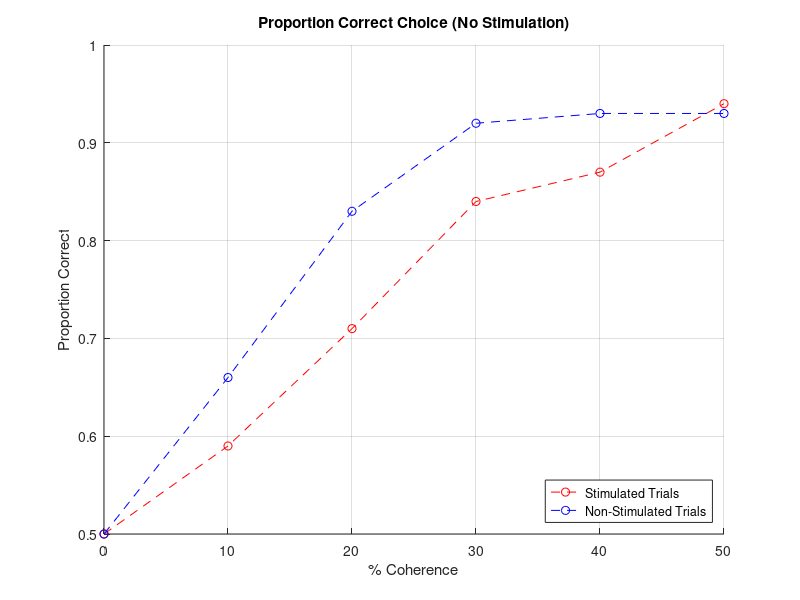
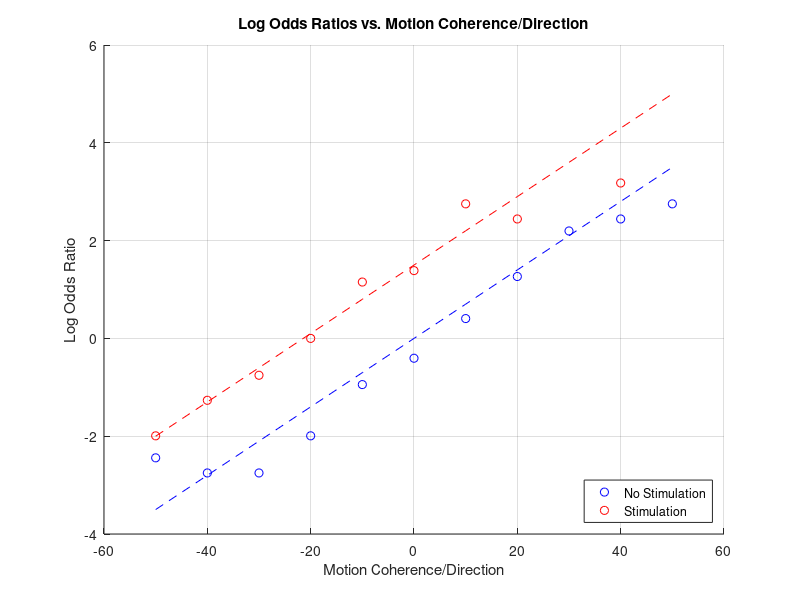

Recreate these plots in MATLAB, in order.
% Code for Mike Shadlen's 5/11/11 Neubeh 503 hw
clear all
close all

% Data
NoStim.coh = [-50 -40 -30 -20 -10 0 10 20 30 40 50];
NoStim.nupchoice = [4 3 3 6 14 20 30 39 45 46 47];
NoStim.n = [50 50 50 50 50 50 50 50 50 50 50];
Stim.coh = NoStim.coh
Stim.nupchoice = [6 11 16 25 38 40 47 46 50 48 50];
Stim.n = NoStim.n

%% Question 1
disp('Question 1')
conditions = 11;
trials_per_condition = 100;
total_trials = conditions * trials_per_condition;
view_prd = 1; %in s
rew_time = 1; %in s
ITI = 1.5; %in s
time_per_trial = rew_time+view_prd+ITI;
total_sec = total_trials*time_per_trial; %in s
total_min = total_sec/60


%% Question 2
disp('Question 2')
neu_per_mm3 = 100000;
mm3 = 1;
um3 = mm3 * 1000^3;
neu_per_um3 = neu_per_mm3/um3
r = 100;
sphere_vol = .75*pi*r^3;
neurons = neu_per_um3*sphere_vol


%% Question 3
disp('Question 3')
stim_total_upchoices = sum(Stim.nupchoice)
nostim_total_upchoices = sum(NoStim.nupchoice)


%% Question 4
disp('Question 4')
correct_up = NoStim.nupchoice(NoStim.coh==40);
correct_down = NoStim.n(NoStim.coh==-40) - NoStim.nupchoice(NoStim.coh==-40);
c40_ns_correct = correct_up + correct_down


%% Question 5
disp('Question 5')
correct_up = Stim.nupchoice(Stim.coh==40);
correct_down = Stim.n(Stim.coh==-40) - Stim.nupchoice(Stim.coh==-40);
c40_s_correct = correct_up + correct_down


%% Question 6
disp('Question 6')
correct_stim = fliplr(Stim.n(sign(Stim.coh)==-1) - Stim.nupchoice(sign(Stim.coh)==-1));
correct_stim = [50 (correct_stim + Stim.nupchoice(sign(Stim.coh)==1))]/100;
correct_nostim = fliplr(NoStim.n(sign(NoStim.coh)==-1) - NoStim.nupchoice(sign(NoStim.coh)==-1));
correct_nostim = [50 (correct_nostim + NoStim.nupchoice(sign(NoStim.coh)==1))]/100;

figure(1);clf;hold on;grid on;
title('Proportion Correct Choice (No Stimulation)')
xlabel('% Coherence')
ylabel('Proportion Correct')
plot(0:10:50,correct_stim,'ro--')
plot(0:10:50,correct_nostim,'bo--')
legend('Stimulated Trials','Non-Stimulated Trials','location','SouthEast')


%% Question 8
disp('Question 8')
p_ns = (NoStim.nupchoice./NoStim.n);
logit_pns = log(p_ns./(1-p_ns))
p_s = (Stim.nupchoice./Stim.n);
logit_ps = log(p_s./(1-p_s))

figure(2);clf;hold on;grid on;
title('Log Odds Ratios vs. Motion Coherence/Direction')
xlabel('Motion Coherence/Direction')
ylabel('Log Odds Ratio')
plot(Stim.coh,logit_pns,'bo')
plot(Stim.coh,logit_ps,'ro')
plot(Stim.coh,.07*Stim.coh,'b--')
plot(Stim.coh,1.5+.07*Stim.coh,'r--')
legend('No Stimulation','Stimulation','location','SouthEast')


%% Question 9
disp('Question 9')
y_ns = exp(logit_pns)./(1+exp(logit_pns))
y_s  = exp(logit_ps)./(1+exp(logit_ps))


%% Question 10
disp('Question 10')
p = .5;
n = 50;
k = 20;
prob_20 = binopdf(k,n,p)


%% Question 11
disp('Question 11')
prob_47 = binopdf(47,50,.9)
prob_40 = binopdf(40,50,.9)
prob_50 = binopdf(50,50,.9)


%% Question 12
disp('Question 12')
prob_48 = binopdf(48,50,.9)
prob_28 = binopdf(28,50,.5)
prob_8  = binopdf(8,50,.1)